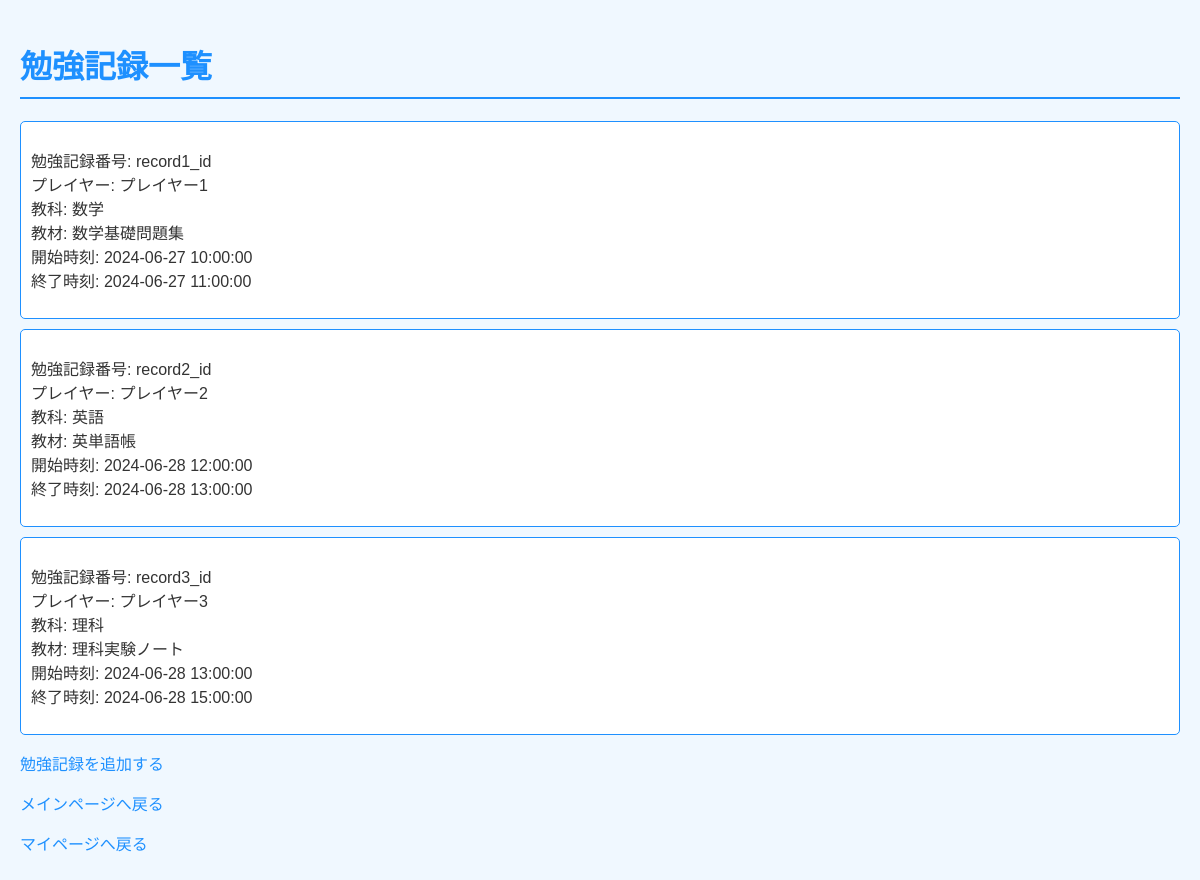
Before: /studyrecords with the older database file.
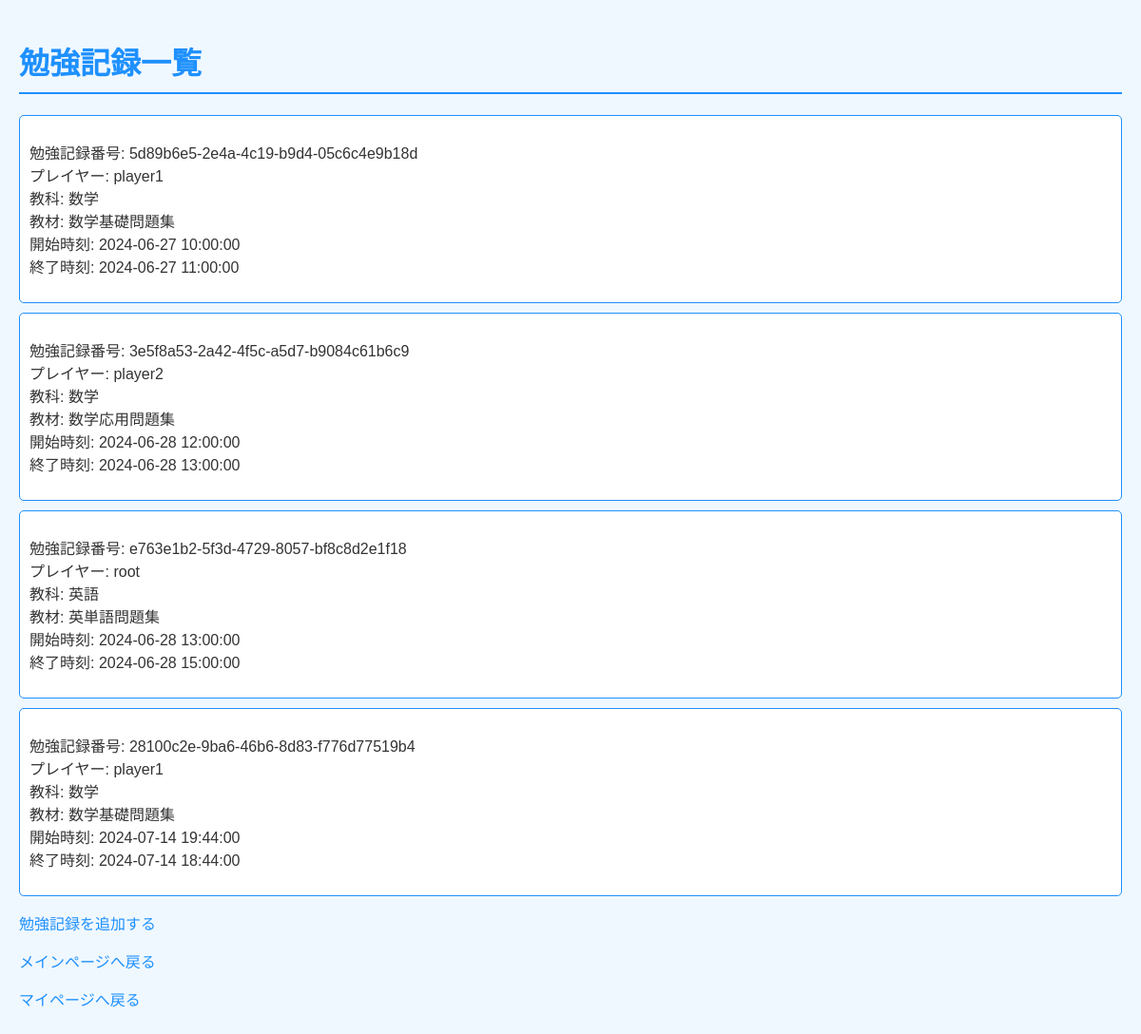
After: the same page with the newer database file.
### tables this page shows
CREATE TABLE studyrecords (
	record_id VARCHAR,
	player_id VARCHAR,
	date TIMESTAMP,
	start_time TIMESTAMP,
	end_time TIMESTAMP,
	educational_material_id VARCHAR,
	FOREIGN KEY (player_id) REFERENCES players (id),
	FOREIGN KEY (educational_material_id) REFERENCES educational_materials (id)
);

CREATE TABLE players (
	id VARCHAR PRIMARY KEY,
	name VARCHAR,
	email VARCHAR,
	password VARCHAR,
	date TIMESTAMP,
	icon_path VARCHAR
);

CREATE TABLE subjects (
	id VARCHAR PRIMARY KEY,
	name VARCHAR
);

CREATE TABLE educational_materials (
	id VARCHAR PRIMARY KEY,
	name VARCHAR,
	subject_id VARCHAR,
	FOREIGN KEY (subject_id) REFERENCES subjects (id)
);

### app.py (the view)
@app.route('/studyrecords')
def studyrecords() -> str:
    cur = get_db().cursor()
    e_list = cur.execute(
        """
        SELECT
            record_id,
            start_time,
            end_time,
            p.name as player_name,
            em.name as educational_material_title,
            s.name as subject_name
        FROM studyrecords sr
        join players p
            on p.id=sr.player_id
        join educational_materials em
            on em.id=sr.educational_material_id
        join subjects s
            on s.id=em.subject_id
        """
    ).fetchall()
    return render_template('studyrecords.html', e_list=e_list)

### app.py (called while the page is built)
def get_db() -> sqlite3.Connection:
    db = getattr(g, '_database', None)
    if db is None:
        db = g._database = sqlite3.connect(DATABASE)
        db.row_factory = sqlite3.Row
    return db

@app.teardown_appcontext
def close_connection(exception: Optional[BaseException]) -> None:
    db = getattr(g, '_database', None)
    if db is not None:
        db.close()

### templates/studyrecords.html (shortened to what this page needs)
<!DOCTYPE html>
<html lang="ja">
<head>
  <link rel="stylesheet" href="{{ url_for('static', filename='style/lists.css') }}">
</head>
<body>
  <h1>勉強記録一覧</h1>
  {% for studyrecord in e_list %}
  <div class="record">
    <p>
      勉強記録番号: {{studyrecord.record_id}}<br>
      プレイヤー: {{studyrecord.player_name}}<br>
      教科: {{studyrecord.subject_name}}<br>
      教材: {{studyrecord.educational_material_title}}<br>
      開始時刻: {{studyrecord.start_time}}<br>
      終了時刻: {{studyrecord.end_time}}<br>
    </p>
  </div>
  {% endfor %}
  <p>
    <a href="{{url_for('record_add')}}">勉強記録を追加する</a>
  </p>
  <p>
    <a href="{{url_for('index')}}">メインページへ戻る</a>
  </p>
  <p>
    <a href="{{url_for('show_user_data')}}">マイページへ戻る</a>
  </p>
</body>
</html>

### static/style/lists.css (style rules this page uses)
body { font-family: Arial, sans-serif; background-color: #f0f8ff; color: #333; margin: 0; padding: 20px; }
h1 { color: #1e90ff; border-bottom: 2px solid #1e90ff; padding-bottom: 10px; }
.record { background-color: #ffffff; border: 1px solid #1e90ff; border-radius: 5px; padding: 10px; margin-bottom: 10px; }
a { color: #1e90ff; text-decoration: none; }

Changed rows visible on the page:
changed studyrecords (number 1 of 4 on the later page): record_id "record1_id" → "5d89b6e5-2e4a-4c19-b9d4-05c6c4e9b18d"; player_name "プレイヤー1" → "player1"
changed studyrecords: record_id "record2_id" → "3e5f8a53-2a42-4f5c-a5d7-b9084c61b6c9"; player_name "プレイヤー2" → "player2"; subject_name "英語" → "数学"; educational_material_title "英単語帳" → "数学応用問題集"
changed studyrecords: record_id "record3_id" → "e763e1b2-5f3d-4729-8057-bf8c8d2e1f18"; player_name "プレイヤー3" → "root"; subject_name "理科" → "英語"; educational_material_title "理科実験ノート" → "英単語問題集"
added studyrecords: record_id "28100c2e-9ba6-46b6-8d83-f776d77519b4", player_name "player1", subject_name "数学", educational_material_title "数学基礎問題集", start_time "2024-07-14 19:44:00", end_time "2024-07-14 18:44:00"
